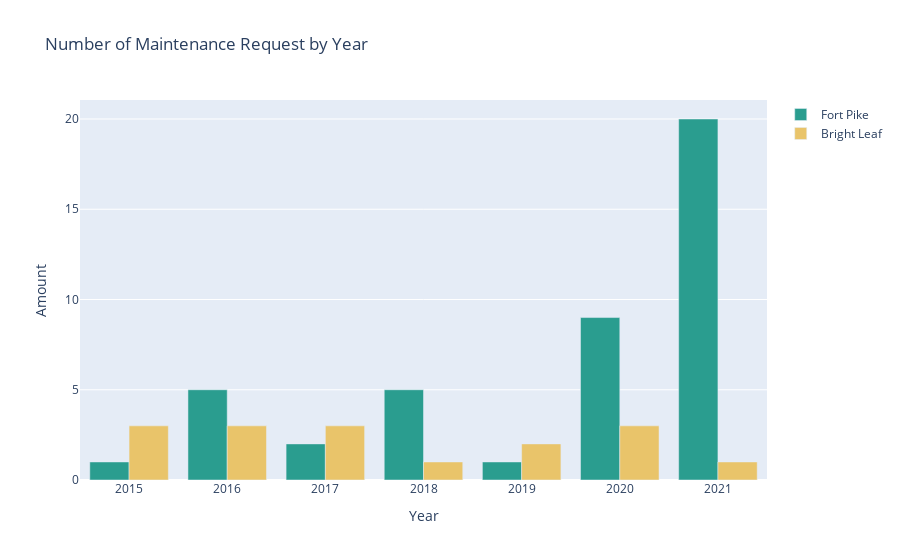

Notebook source saved alongside this figure:
### Code cell
fig = make_subplots(
    rows=1, cols=1)
#Fort Pike Graph
FP_maintenance = maintenance_year[maintenance_year["Property"]=="Fort Pike"]
trace1 = go.Bar(x = FP_maintenance["Year"], y=FP_maintenance["count"], marker=dict(color="#2a9d8f", opacity=1), name="Fort Pike")
fig.add_trace(trace1)

#Bright Leaf Graph
BL_maintenance = maintenance_year[maintenance_year["Property"]=="Bright Leaf"]
trace2 = go.Bar(x = BL_maintenance["Year"], y=BL_maintenance["count"], marker=dict(color="#e9c46a", opacity=1), name="Bright Leaf")
fig.add_trace(trace2)

fig.update_xaxes(title_text="Year")
fig.update_yaxes(title_text="Amount")
fig.update_layout(title = "Number of Maintenance Request by Year", barmode="group")

### Figure 1 — Plotly figure (JSON) as saved in the notebook; plotly's stock layout.template omitted (floating-point values rounded to 4 significant figures)
{"data": [{"marker": {"color": "#2a9d8f", "opacity": 1}, "name": "Fort Pike", "type": "bar", "x": [2015, 2016, 2017, 2018, 2019, 2020, 2021], "y": [1, 5, 2, 5, 1, 9, 20]}, {"marker": {"color": "#e9c46a", "opacity": 1}, "name": "Bright Leaf", "type": "bar", "x": [2015, 2016, 2017, 2018, 2019, 2020, 2021], "y": [3, 3, 3, 1, 2, 3, 1]}], "layout": {"barmode": "group", "title": {"text": "Number of Maintenance Request by Year"}, "xaxis": {"anchor": "y", "domain": [0, 1], "title": {"text": "Year"}}, "yaxis": {"anchor": "x", "domain": [0, 1], "title": {"text": "Amount"}}}}
